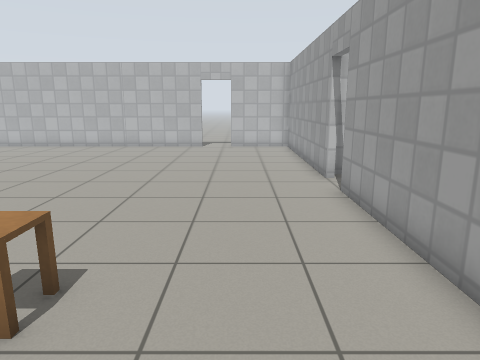
[1] (above)

15 first-person views from a walk through a Gazebo world. The camera is 1.2 m above the floor, tilts 12° down and sees 70° across. The floor is counted in squares, 0.5 m on a side. Each view is taken from the middle of a square. On the plan, view 1 faces up. The plan holds only what a view shows up to about 20 squares ahead; the rest is blank. Gazebo's built-in surfaces are drawn with simple patterns. Simple shapes stand in for some stock models. Some surface patterns are stand-ins.

[2]
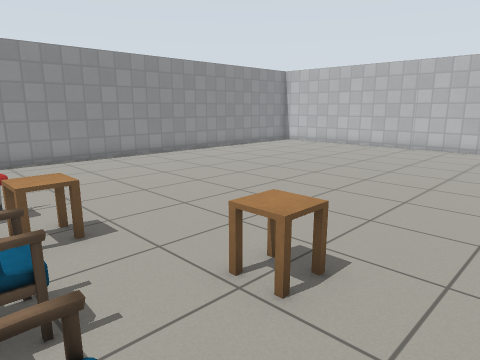

[3]
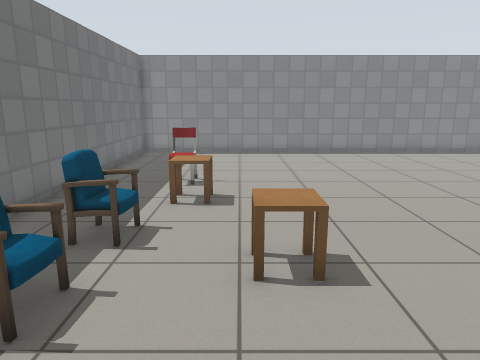

[4]
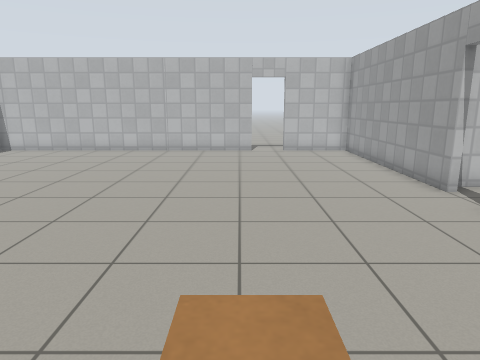

[5]
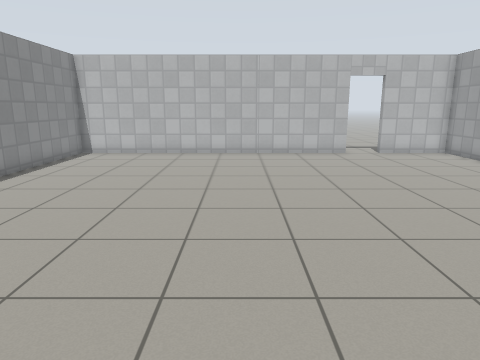

[6]
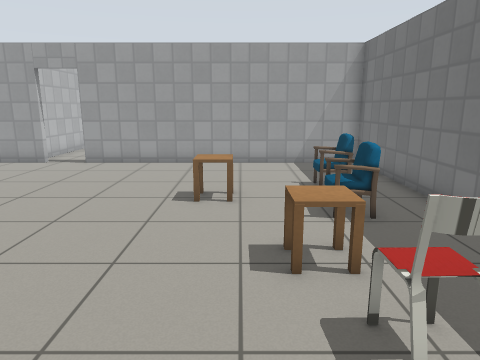

[7]
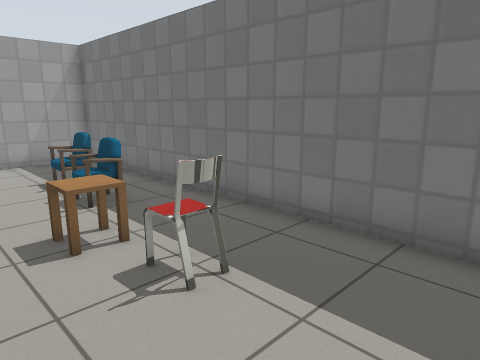

[8]
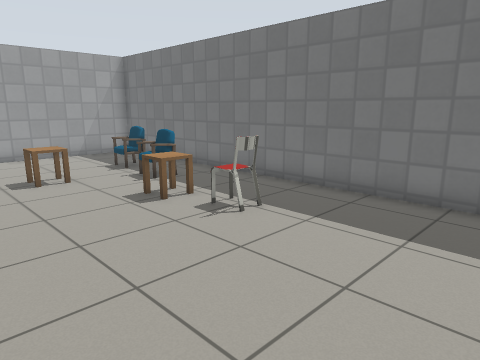

[9]
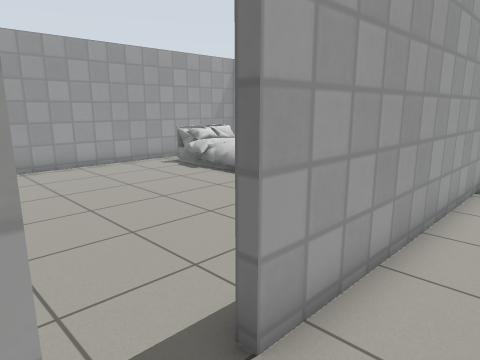

[10]
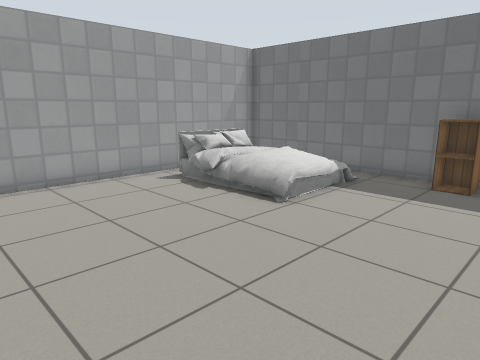

[11]
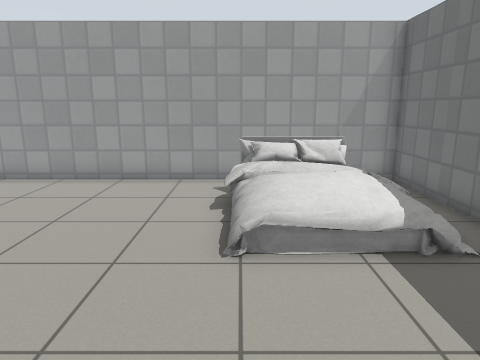

[12]
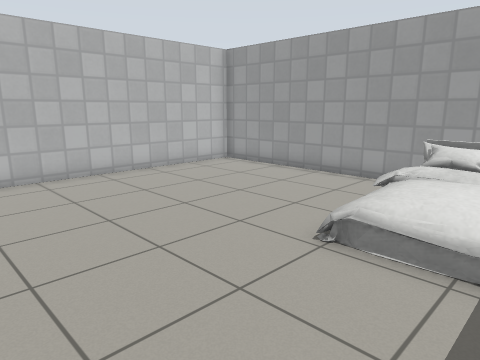

[13]
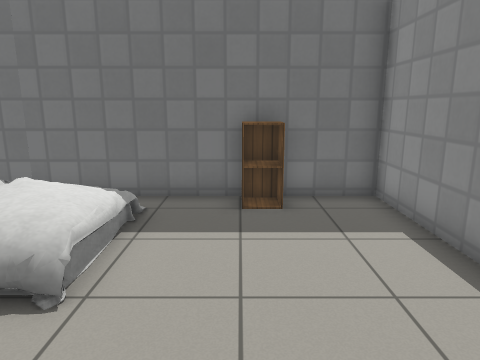

[14]
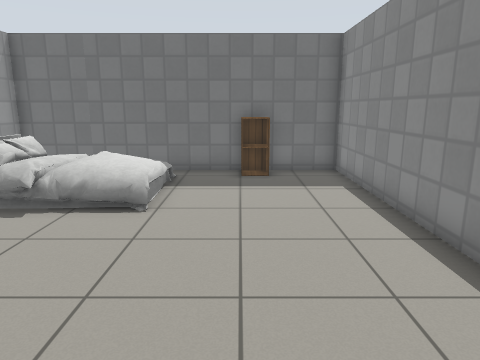

[15]
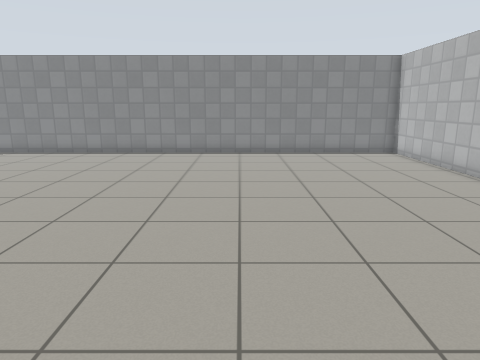

### Floor plan
Ten units are one square. View 1 is at (0, 0); x grows to the right and y downward. Boxes are objects, and circles mark ways between rooms. Rooms are numbered by the first view taken in them; rooms with no view inside come last. Other rooms are left out.
<svg viewBox="-169 -220 328 246">
<path fill="none" stroke="#000" d="M30 -116 30 -213 -6 -213M-23 -213 -164 -213 -164 21 30 21 30 -98M33 -60 33 21 154 21 154 -123 34 -123"/>
<rect x="-95" y="-25" width="10" height="20" fill="#bbb"><title>chair</title></rect>
<rect x="-75" y="-25" width="20" height="20" fill="#bbb"><title>side table</title></rect>
<rect x="-55" y="-15" width="20" height="20" fill="#bbb"><title>chair</title></rect>
<rect x="-35" y="-45" width="20" height="20" fill="#bbb"><title>side table</title></rect>
<rect x="-25" y="-15" width="20" height="20" fill="#bbb"><title>chair</title></rect>
<rect x="55" y="5" width="20" height="10" fill="#bbb"><title>cabinet</title></rect>
<rect x="85" y="-35" width="60" height="50" fill="#bbb"><title>bed</title></rect>
<circle cx="30" cy="-105" r="3" fill="#2a7"/>
<text x="-70" y="-100">1</text>
<text x="90" y="-50">2</text>
</svg>
Room 1 opens to room 2.

Where each view was taken, in squares from view 1:
view 1: 0 up, 0 right, facing up
view 2: 0 up, 0 right, facing up-left
view 3: 3 up, 2 right, facing left
view 4: 2 up, 3 left, facing up
view 5: 3 up, 8 left, facing up
view 6: 3 up, 12 left, facing right
view 7: 4 up, 13 left, facing down-right
view 8: 7 up, 15 left, facing down-right
view 9: 12 up, 1 right, facing down-right
view 10: 10 up, 4 right, facing down-right
view 11: 3 up, 4 right, facing right
view 12: 0 up, 4 right, facing up-right
view 13: 7 up, 7 right, facing down
view 14: 11 up, 7 right, facing down
view 15: 13 up, 2 right, facing left
